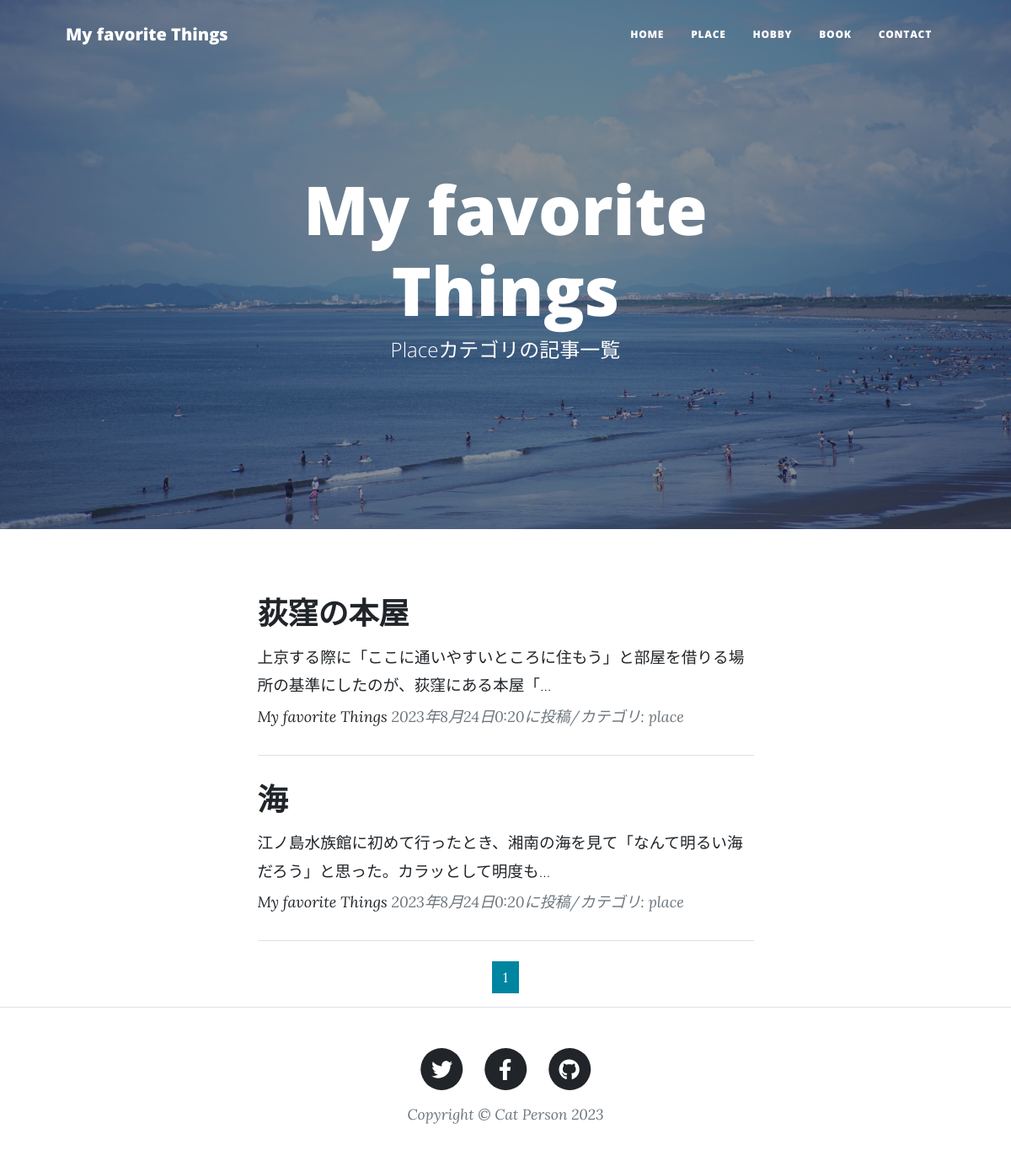
/place-list/, run on the app's committed database.
### blogapp/models.py (models this page shows, shortened)
class BlogPost(models.Model):
    CATEGORY=(('place', '場所'),
              ('hobby', '趣味'),
              ('book', '本'))
    title=models.CharField(
        verbose_name='タイトル',
        max_length=200
    )
    content=models.TextField(
        verbose_name='本文'
    )
    posted_at=models.DateTimeField(
        verbose_name='投稿日時',
        auto_now_add=True
    )
    category=models.CharField(
        verbose_name='カテゴリ',
        max_length=50,
        choices=CATEGORY
    )

### blogapp/views.py (the view)
class PlaceView(ListView):
    template_name='place_list.html'
    model=BlogPost
    context_object_name='place_records'
    queryset=BlogPost.objects.filter(
        category='place').order_by('-posted_at')
    paginate_by=2

### blogapp/templates/place_list.html (shortened to what this page needs)
{% extends 'base.html' %}
{% load static %}
{% block header %}
<header class="masthead"
        style="background-image: url({% static 'assets/img/shonan.JPG'%})">
    <div class="container position-relative px-4 px-lg-5">
        <div class="row gx-4 gx-lg-5 justify-content-center">
            <div class="col-md-10 col-lg-8 col-xl-7">
                <div class="site-heading">
                    <h1>My favorite Things</h1>
                    <span class="subheading">Placeカテゴリの記事一覧</span>
                </div>
            </div>
        </div>
    </div>
</header>
{% endblock %}
{% block contents %}
<div class="container px-4 px-lg-5">
    <div class="row gx-4 gx-lg-5 justify-content-center">
        <div class="col-md-10 col-lg-8 col-xl-7">
            {% for record in place_records %}
            <div class="post-preview">
                <a href="{% url 'blogapp:blog_detail' record.pk %}">
                    <h2 class="post-title">{{record.title}}</h2>
                    <h3 class="post-subtitle">
                        <span style="font-size : 14pt">{{record.content|truncatechars:50}}
                        </span>
                    </h3>
                </a>
                <p class="post-meta">
                    <a href="#!">My favorite Things</a>
                    {{record.posted_at}}に投稿/カテゴリ:
                    {{record.category}}
                </p>
            </div>
            <hr class="my-4" />
            {% endfor %}
            {% include "pagination.html" %}
        </div>
    </div>
</div>
{% endblock %}

### data on the page
BlogPost: title "荻窪の本屋", content "上京する際に「ここに通いやすいところに住もう」と部屋を借りる場所の基準にしたのが、荻窪にある本屋「…", posted_at "2023年8月24日0:20", category "place"
BlogPost: title "海", content "江ノ島水族館に初めて行ったとき、湘南の海を見て「なんて明るい海だろう」と思った。カラッとして明度も…", posted_at "2023年8月24日0:20", category "place"

### other printed values
{{ num }} "1"
